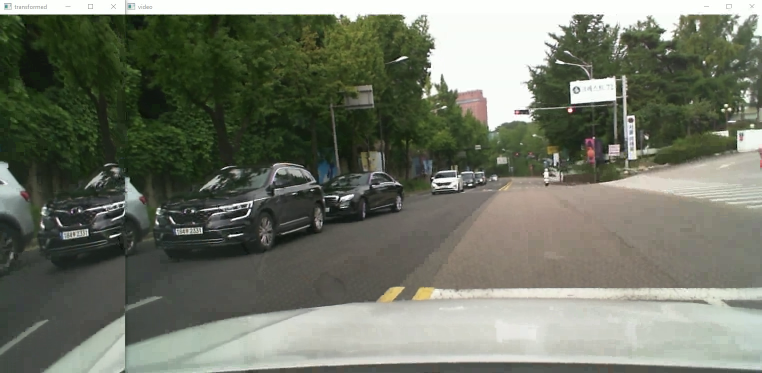
#> input picture frame 21 of img/video2.mkv, 1524 x 746 px, given in place of driver.mp4, which was not available (shown at 1/2 size)
$ python add.py
#> lines starting #> are read from the running program, lines starting #| are printed output that depends on the picture; pictures that were not available may be replaced by others from this repository, and a replacement may not be noted
import cv2
import numpy as np

flag=0
def perspective_transform(img, pts, title):

    pts1 = np.float32([pts[0], pts[1], pts[3], pts[2]])

    w1 = abs(pts[3][0] - pts[2][0])
    w2 = abs(pts[1][0] - pts[0][0])
    h1 = abs(pts[1][1] - pts[3][1])
    h2 = abs(pts[0][1] - pts[2][1])
    width = max([int(w1), int(w2)])
    height = max([int(h1), int(h2)])

    pts2 = np.float32([[0, 0], [width , 0], [width , height], [0, height]])

    mtrx = cv2.getPerspectiveTransform(pts1, pts2)

    result = cv2.warpPerspective(img, mtrx, (width, height))
    cv2.imshow(title, result)


right=[[1030,0],[1280,120],[1030,720],[1280,650]]

left=[[0,120],[250,0],[0,620],[250,720]]

def getsize(capture1, capture2):
    re_D, img_D = capture1.read()
#> img_D is the input picture: shape (746, 1524, 3); mean B, G, R 102.5, 116.7, 111.9
    re_B, img_B = capture2.read()

    img_D = cv2.resize(img_D, (1280, 720))
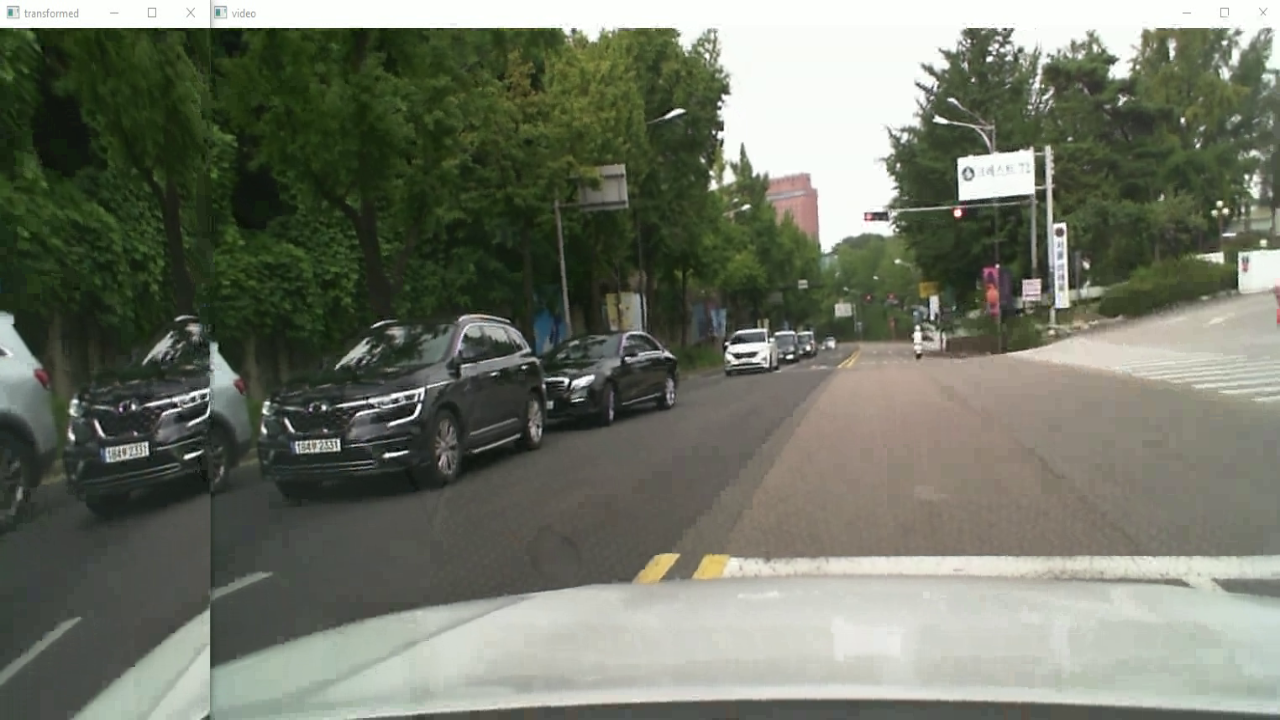
#> img_D: shape (720, 1280, 3); mean B, G, R 102.4, 116.6, 111.8
    img_B = cv2.resize(img_B, (1280, 720))
    cv2.imshow("image", img_D)

    while True:
        perspective_transform(img_B, left, "tl")
#> in perspective_transform, `result = cv2.warpPerspective(img, mtrx, (width, height))`:
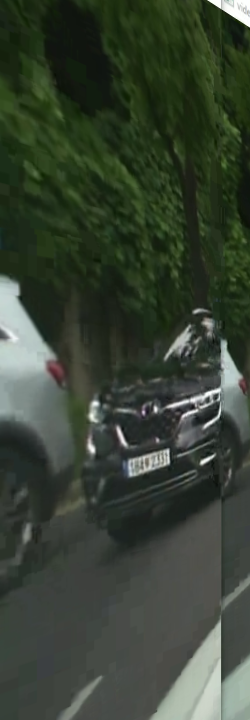
#> result: shape (720, 250, 3); mean B, G, R 52.1, 66.4, 56.3
        perspective_transform(img_B, right, "tr")
#> call 2 of perspective_transform, with title = 'tr'
#> in perspective_transform (call 2), `result = cv2.warpPerspective(img, mtrx, (width, height))`:
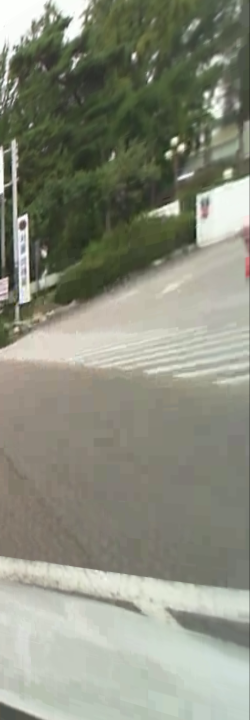
#> result: shape (720, 250, 3); mean B, G, R 125.6, 140.8, 138

        if cv2.waitKey() == ord('d'):
#> (key x is pressed here)
            left[0][1] = left[0][1] + 20
            left[2][1] = left[2][1] - 20
            right[1][1] = right[1][1] + 20
            right[3][1] = right[3][1] - 20
            print('w')
        elif cv2.waitKey() == ord('w'):
#> (key x is pressed here)
            for i in range (0,4):
                left[i][1]=left[i][1]+20
                right[i][1]=right[i][1]+20
            print('a')
        elif cv2.waitKey() == ord('a'):
#> (key x is pressed here)
            left[0][1] = left[0][1] - 20
            left[2][1] = left[2][1] + 20
            right[1][1] = right[1][1] - 20
            right[3][1] = right[3][1] + 20
            print('s')
        elif cv2.waitKey() == ord('x'):
#> (key x is pressed here)
            for i in range (0,4):
                left[i][1]=left[i][1]-20
                right[i][1]=right[i][1]-20
            print('d')
        if cv2.waitKey() == ord('q'):
#> (key x is pressed here)
            break
    cv2.destroyAllWindows()
    flag = 1
    return flag

cap_builtin = cv2.VideoCapture("./builtin.mp4")
cap_driver = cv2.VideoCapture("./driver.mp4")
flag = getsize(cap_driver,cap_builtin)

while cap_driver.isOpened() and cap_driver.isOpened() and flag == 1 :
    ret, frame = cap_driver.read()
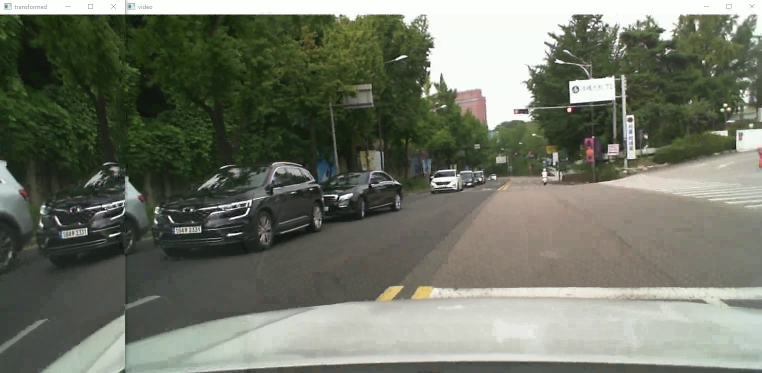
#> input picture frame 22 of img/video2.mkv, 1524 x 746 px, given in place of driver.mp4, which was not available (shown at 1/2 size)
#> frame is the input picture: shape (746, 1524, 3); mean B, G, R 102.7, 116.6, 112
    ret1,frame1= cap_builtin.read()

    cv2.imshow("video", frame)

    perspective_transform(frame1, left,"tl")
#> in perspective_transform (call 5), `result = cv2.warpPerspective(img, mtrx, (width, height))`:
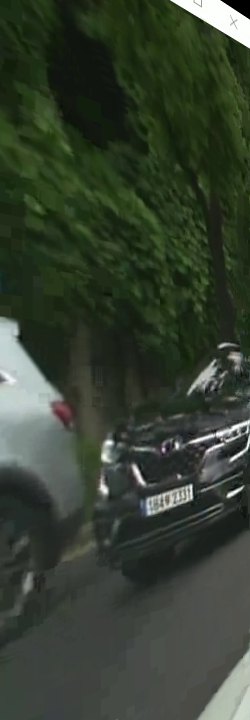
#> result: shape (720, 250, 3); mean B, G, R 49.2, 63.8, 53.8
    perspective_transform(frame1, right,"tr")
#> in perspective_transform (call 6), `result = cv2.warpPerspective(img, mtrx, (width, height))`:
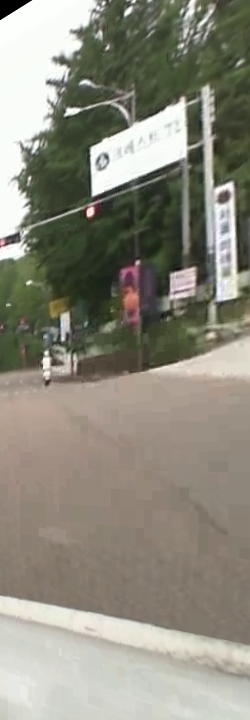
#> result: shape (720, 250, 3); mean B, G, R 125.3, 138.3, 140.8

    if cv2.waitKey(1) & 0xFF == ord('q'):
#> (key x is pressed here)
        break

cap_builtin.release()
cap_driver.release()
cv2.destroyAllWindows()

$ run again, starting later in the video
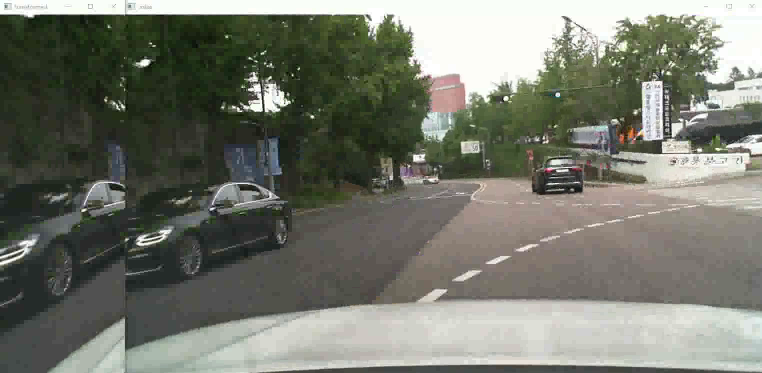
#> input picture frame 95 of img/video2.mkv, 1524 x 746 px, given in place of driver.mp4, which was not available (shown at 1/2 size)
#> in getsize, img_D is the input picture: shape (746, 1524, 3); mean B, G, R 108.8, 119.8, 117.1
#> img_D: shape (720, 1280, 3)
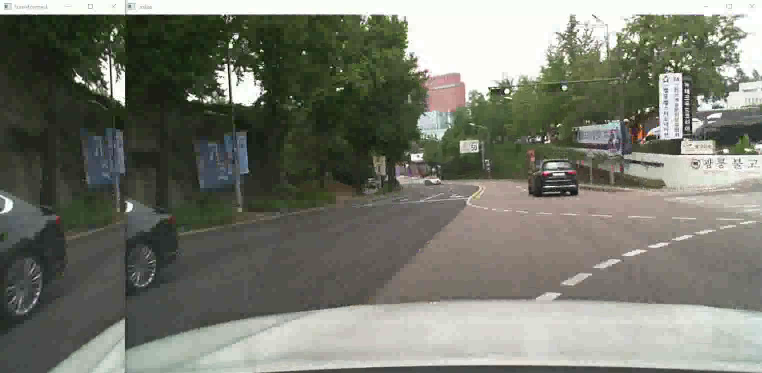
#> input picture frame 96 of img/video2.mkv, 1524 x 746 px, given in place of driver.mp4, which was not available (shown at 1/2 size)
#> frame is the input picture: shape (746, 1524, 3); mean B, G, R 109.6, 120.7, 118.5
#> in perspective_transform (call 6), `result = cv2.warpPerspective(img, mtrx, (width, height))`:
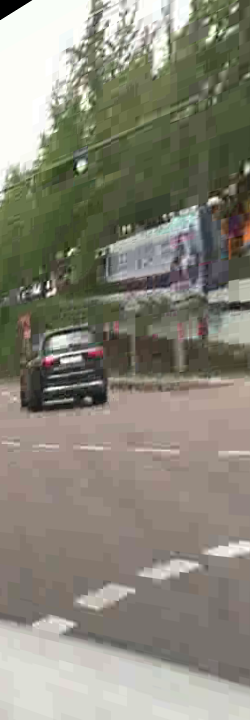
#> result: shape (720, 250, 3); mean B, G, R 121.3, 134.4, 136.9

$ run again, starting later in the video
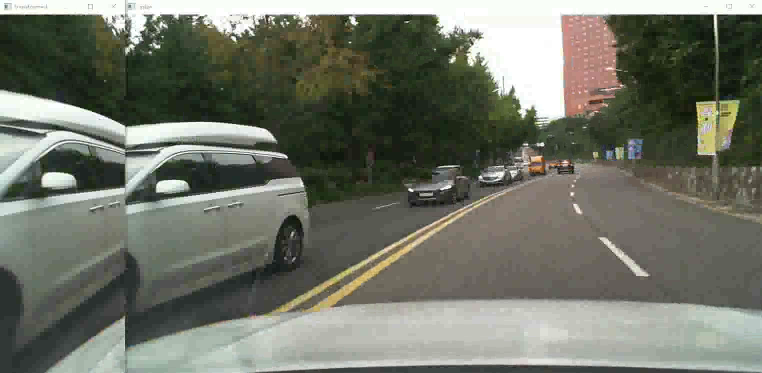
#> input picture frame 170 of img/video2.mkv, 1524 x 746 px, given in place of driver.mp4, which was not available (shown at 1/2 size)
#> in getsize, img_D is the input picture: shape (746, 1524, 3); mean B, G, R 103.7, 115.8, 112.3
#> img_D: shape (720, 1280, 3)
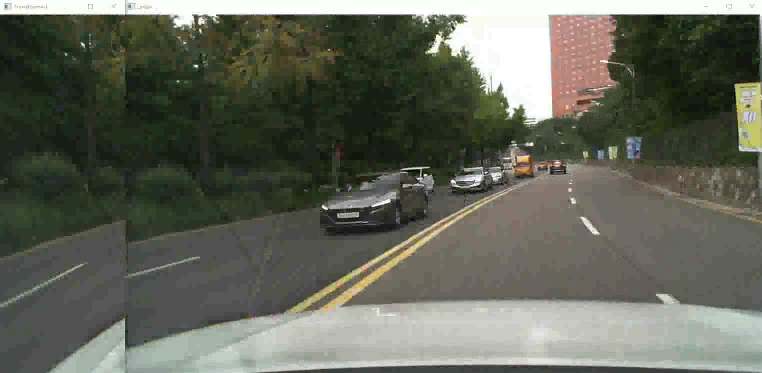
#> input picture frame 171 of img/video2.mkv, 1524 x 746 px, given in place of driver.mp4, which was not available (shown at 1/2 size)
#> frame is the input picture: shape (746, 1524, 3); mean B, G, R 89.4, 101.6, 98.5
#> in perspective_transform (call 6), `result = cv2.warpPerspective(img, mtrx, (width, height))`:
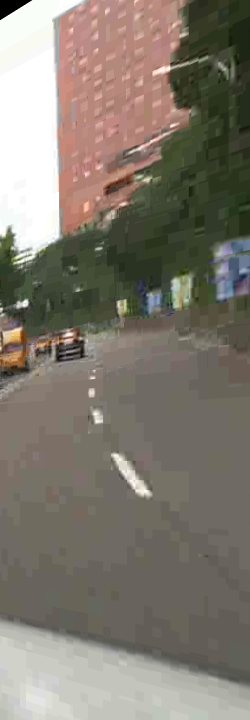
#> result: shape (720, 250, 3); mean B, G, R 111.4, 121.8, 128.8
